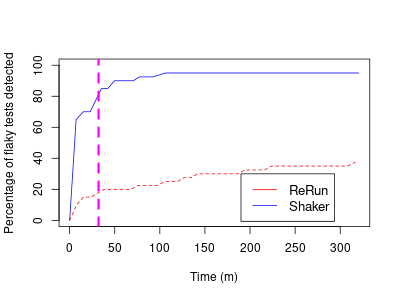

Reproduce this figure in R.
#!/usr/bin/env Rscript

library(MESS)

####################### data
#read.delim("rerun_RQ4.csv", comment.char = '#')

data1 = read.csv("../../raw_results/rq4/rerun_RQ4.csv", header=FALSE, sep=",")
x1 <- data1$V2
y1 <- (10/4)*data1$V1 # show percentage.
AUC_RERUN <- auc(x1, y1)

#read.delim("shaker_RQ4.csv", comment.char = '#')
data2 = read.csv("../../raw_results/rq4/shaker_RQ4.csv", header=FALSE, sep=",")
x2 <- data2$V2
y2 <- (10/4)*data2$V1
AUC_SHAKER <- auc(x2, y2)

print(AUC_RERUN)
print(AUC_SHAKER)
print(paste("AUC_SHAKER/AUC_RERUN", AUC_SHAKER/AUC_RERUN))
#######################

# png scaling
png(file="auc.png", width=400, height=300)

# define borders and stuff...
plot(1:max(x1,x2), ylim=c(0,100), type="n", main="", xlab="Time (m)", ylab="Percentage of flaky tests detected")

## plot 1
lines(x1, y1, type="l", lty=2, pch=19, col="red")

## plot 2
lines(x2, y2, type="l", pch=17, col="blue")

## vertical line at 10% of the budget
print(paste("\n","abline at", max(x2)/10))
abline(v=c(max(x2)/10), col=c("magenta"), lty=c(2), lwd=c(3))

# legends
legend(190, 30, legend=c("ReRun", "Shaker"), col=c("red", "blue"), lty=c(1.5,1), cex=1.1)